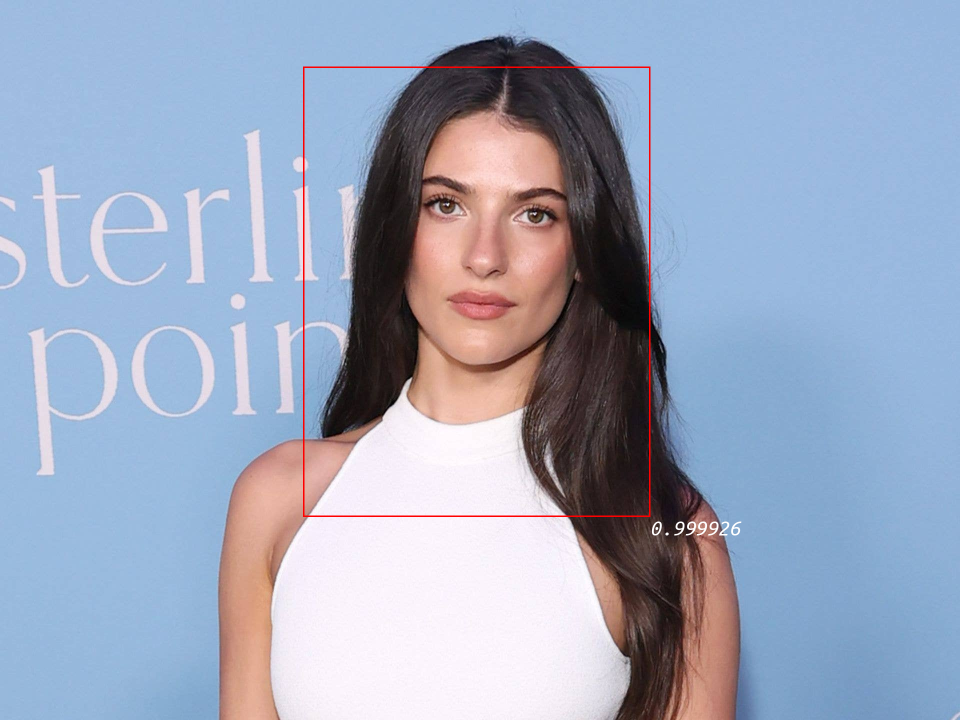
#> input picture lab08/output_detected.png, 1920 x 1440 px (shown at 1/2 size)
$ python -i detect_face.py   (imports and definitions only)
#> lines starting #> are read from the running program, lines starting #| are printed output that depends on the picture; after the words box and inside, x2 and y2 are one past the last pixel; in counts of white or black regions, pixels touching at a corner belong together
import numpy as np
import onnxruntime as ort
from PIL import Image, ImageDraw, ImageFont
import warnings
from scipy.ndimage import convolve, gaussian_filter
from scipy.signal import convolve2d

MODEL_PATH = "version-RFB-320.onnx"

# [1 line not run here, left out]

# [1 line that did not run here, left out]
# [1 line that did not run here, left out]

# 3. Use only available providers to prevent the provider fallback warning
desired_providers = ['CUDAExecutionProvider', 'CPUExecutionProvider']
# [1 line that did not run here, left out]

# face detection
# each row of box_scores corresponds to [corner, corner, corner, corner, confidence]
# needs to return selected rows
# [153 lines left out: functions hard_nms, detect_faces, not called in this run]


# Edge detection
def non_maximum_suppression(magnitude, angle):

    thinned = np.zeros(magnitude.shape)

    deg = (angle * (180.0/np.pi)) % 180 # converts angles from radians to degrees, and then restricts to [0, 180)

    # steps through pixels
    for i in range(1, magnitude.shape[0] - 1):
        for j in range(1, magnitude.shape[1] - 1):
            if deg[i,j] >= 22.5 and deg[i,j] < 67.5: # diagonal direction

                if magnitude[i,j] >= magnitude[i+1,j-1] or magnitude[i,j] >= magnitude[i-1,j+1]:
                    thinned[i,j] = magnitude[i,j]

            elif deg[i,j] >= 67.5 and deg[i,j] < 112.5: # vertical direction

                if magnitude[i,j] >= magnitude[i-1,j] or magnitude[i,j] >= magnitude[i+1,j]:
                    thinned[i,j] = magnitude[i,j]

            elif deg[i,j] >= 112.5 and deg[i,j] < 157.5: # anti-diagonal direction

                if magnitude[i,j] >= magnitude[i-1,j-1] or magnitude[i,j] >= magnitude[i+1,j+1]:
                    thinned[i,j] = magnitude[i,j]

            else:   # horizontal direction

                if magnitude[i,j] >= magnitude[i,j-1] or magnitude[i,j] >= magnitude[i,j+1]:
                    thinned[i,j] = magnitude[i,j]


    return thinned

def hysteresis_thresholding(img, low_thresh, high_thresh):

    STRONG = 255
    WEAK = 50
    SUPPRESSED = 0

    edge_mask = np.zeros(img.shape)

    mask = (img >= high_thresh)
    edge_mask[mask] = STRONG

    mask = (img < high_thresh) & (img >= low_thresh)
    edge_mask[mask] = WEAK

    # not checking the edge pixels so can always look around
    # pixels of interest

    boost_mask = np.zeros(img.shape)

    for i in range(1, edge_mask.shape[0] - 1):
        for j in range(1, edge_mask.shape[1] - 1):

            if mask[i,j] == True: # location of WEAK pixel, since mask hasn't been updated
                if edge_mask[i-1, j-1] == STRONG: # upper left
                    boost_mask[i,j] = 1
                elif edge_mask[i-1, j] == STRONG: # upper center
                    boost_mask[i,j] = 1
                elif edge_mask[i-1,j+1] == STRONG: # upper right
                    boost_mask[i,j] = 1
                elif edge_mask[i,j-1] == STRONG: # center left
                    boost_mask[i,j] = 1
                elif edge_mask[i,j+1] == STRONG: # center right
                    boost_mask[i,j] = 1
                elif edge_mask[i+1,j-1] == STRONG: # lower left
                    boost_mask[i,j] = 1
                elif edge_mask[i+1,j] == STRONG: # lower center
                    boost_mask[i,j] = 1
                elif edge_mask[i+1,j+1] == STRONG: # lower right
                    boost_mask[i,j] = 1
                else:                              # no strong pixels near weak pixel, so suppressed
                    edge_mask[i,j] = SUPPRESSED

    edge_mask[boost_mask.astype(bool)] = STRONG

    return edge_mask.astype(np.uint8)


def canny_scipy(image_path, output_path="edges_scipy.png", low=20, high=60):

#> called with image_path = 'output_detected.png', output_path = 'edges_scipy.png', low = 20, high = 60
    with Image.open(image_path) as input_img:

#> input_img is the input picture: PIL image 1920x1440 RGB; mean R, G, B 156.5, 167.5, 189.8
        if input_img.mode != "RGB":
                print(f"image at {image_path} is not in 3-channel RGB formatting")
                return

        # get grayscale version of input image
        input_img = input_img.convert("L")
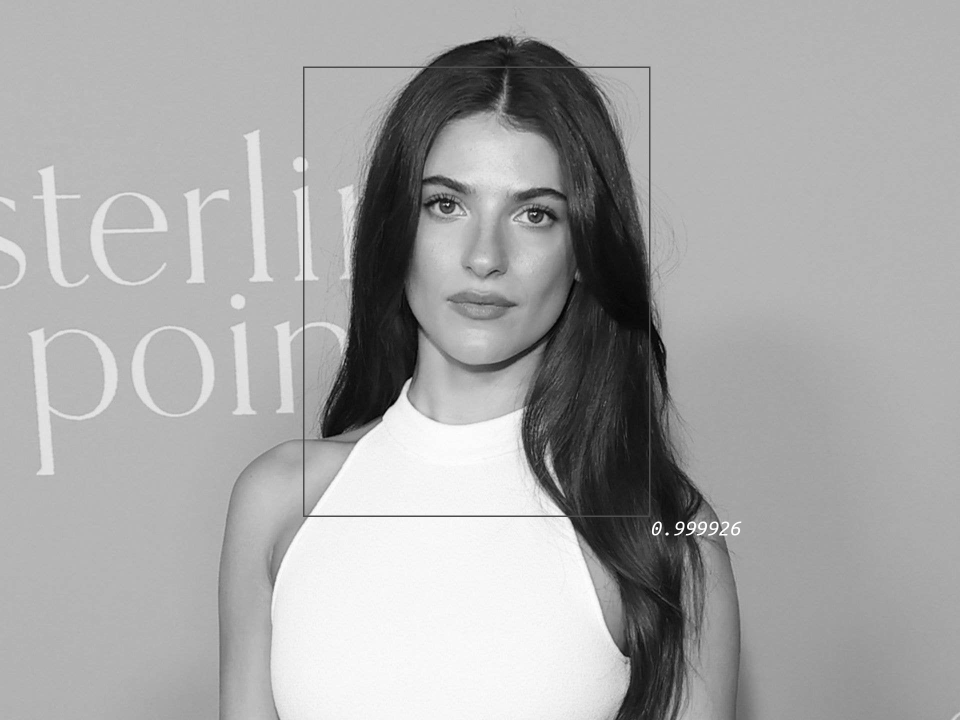
#> input_img: PIL image 1920x1440 L (shown at 1/2 size); min 0, max 255, mean 166.8
        img_array = np.asarray(input_img)

        # converting uint8 array to fp32 and convolving with Gaussian kernel (smooths)
        img_array = img_array.astype(np.float32)
        img_array = gaussian_filter(img_array, sigma = 1.4)

        x_sobel = np.asarray([[-1, 0, 1], [-2, 0, 2], [-1, 0, 1]])
        y_sobel = np.asarray([[1, 2, 1], [0, 0, 0], [-1, -2, -1]])

        grad_x = convolve2d(img_array, x_sobel, mode = "same", boundary = "symm")
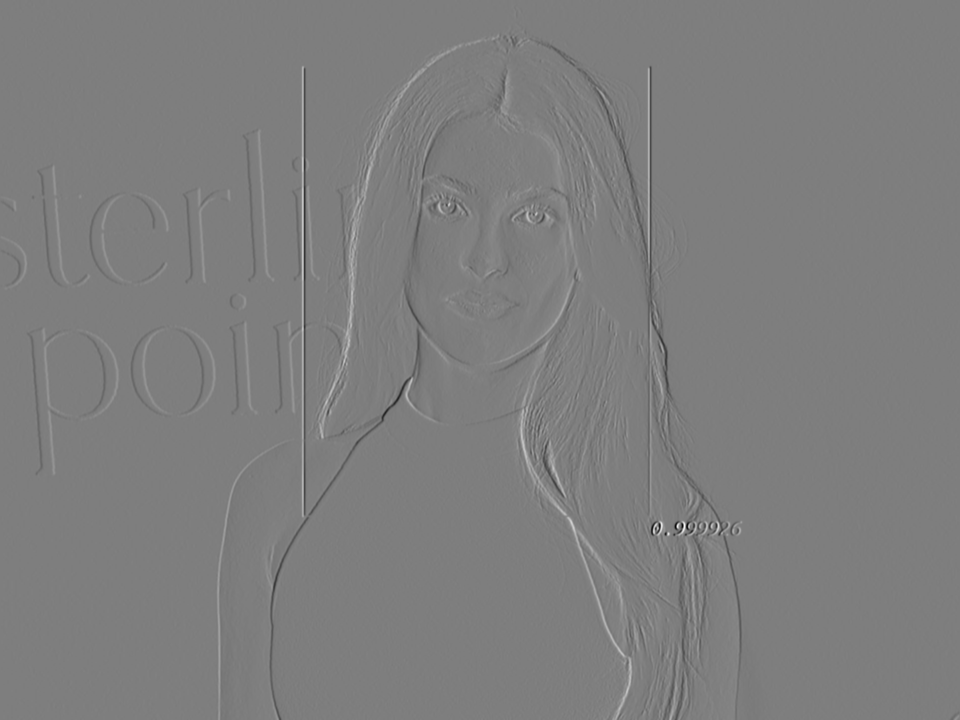
#> grad_x: shape (1440, 1920) float64 (shown at 1/2 size); min -428.7, max 437.4, mean 0; drawn with min black and max white
        grad_y = convolve2d(img_array, y_sobel, mode = "same", boundary = "symm")

        mag = np.sqrt(grad_x**2 + grad_y**2)

        # normalizing magnitude matrix in [0, 255]
        mag = (mag / np.max(mag)) * 255.0

        theta = np.atan2(grad_y, grad_x)
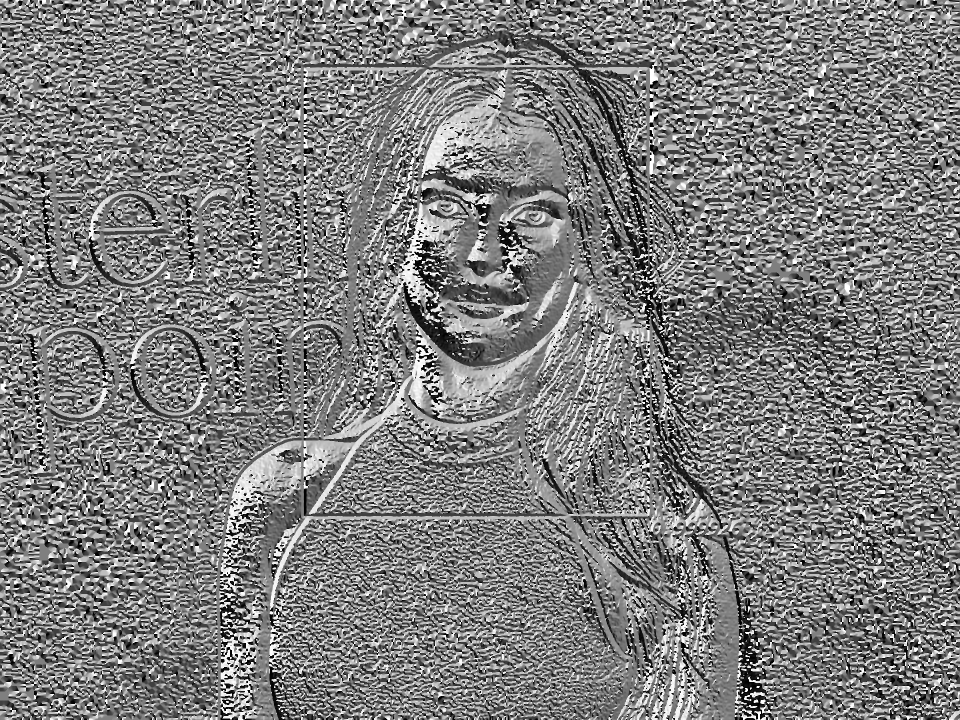
#> theta: shape (1440, 1920) float64 (shown at 1/2 size); min -3.14, max 3.14, mean -0.0431; drawn with min black and max white

        # thinning gradients down to one pixel using normalized magnitute and angle
        mag = non_maximum_suppression(mag, theta)
#> in non_maximum_suppression, `deg = (angle * (180.0/np.pi)) % 180`:
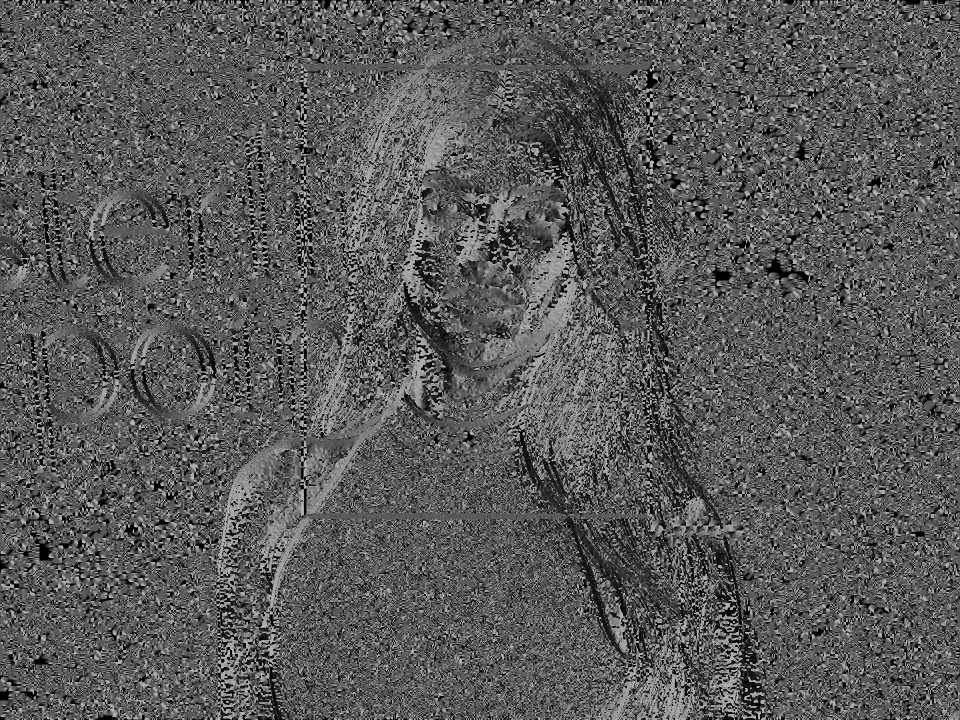
#> deg: shape (1440, 1920) float64 (shown at 1/2 size); min 0, max 180, mean 89.2

        # isolating valid topological edges, edge_mask is already uint8
        edge_mask = hysteresis_thresholding(mag, low, high)
#> in hysteresis_thresholding, `mask = (img >= high_thresh)`:
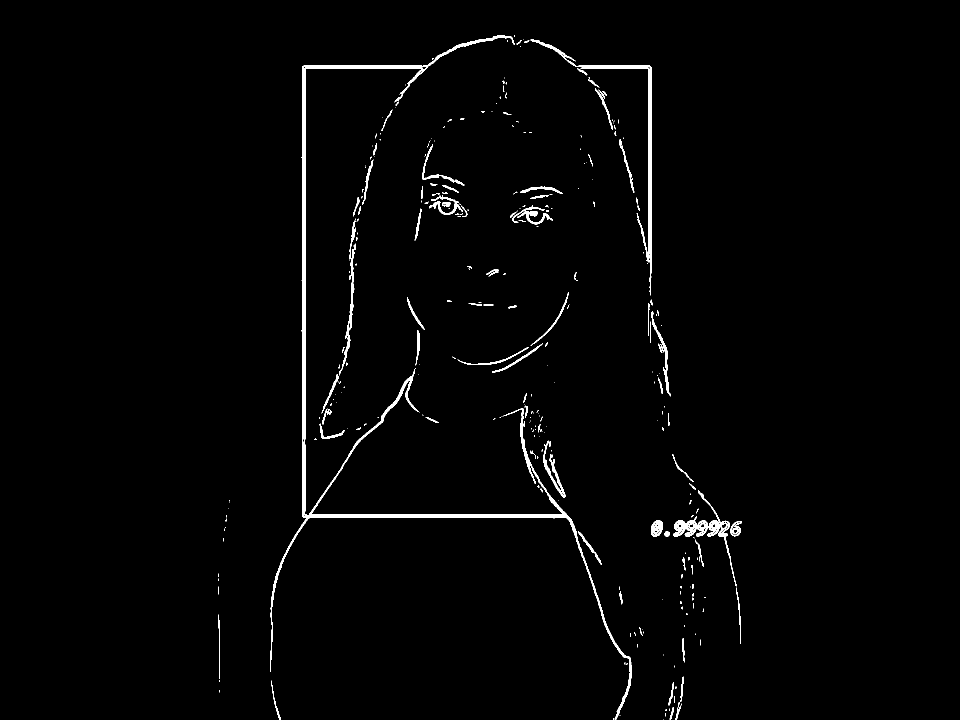
#> mask: shape (1440, 1920) bool (shown at 1/2 size); 1.4% white; 323 white regions (212 under 20 px), largest, box (x1, y1, x2, y2) and area: (540, 70, 1264, 1439) 17243, (1061, 79, 1303, 591) 2318, (1161, 135, 1299, 525) 1516
#> in hysteresis_thresholding, `mask = (img < high_thresh) & (img >= low_thresh)`: mask: shape (1440, 1920) bool; 5.4% white; 1372 white regions (973 under 20 px), largest, box (x1, y1, x2, y2) and area: (806, 139, 1155, 779) 15948, (847, 66, 1373, 1032) 13402, (622, 676, 1308, 1301) 12133
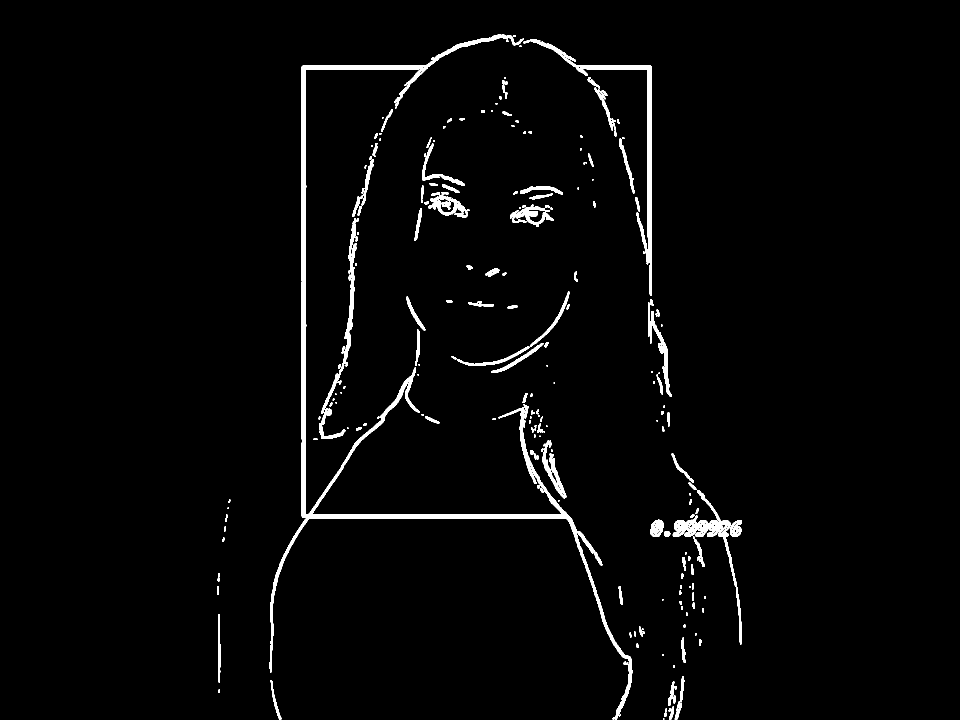
#> edge_mask: shape (1440, 1920) (shown at 1/2 size); 2.4% white; 223 white regions (67 under 20 px), largest, box (x1, y1, x2, y2) and area: (539, 69, 1265, 1439) 25190, (1047, 78, 1304, 592) 6068, (1345, 980, 1483, 1289) 4161

        output_img = Image.fromarray(edge_mask)

        output_img.save(output_path)

    return


# [3 lines not run here, left out]

>>> result = canny_scipy('output_detected.png')
